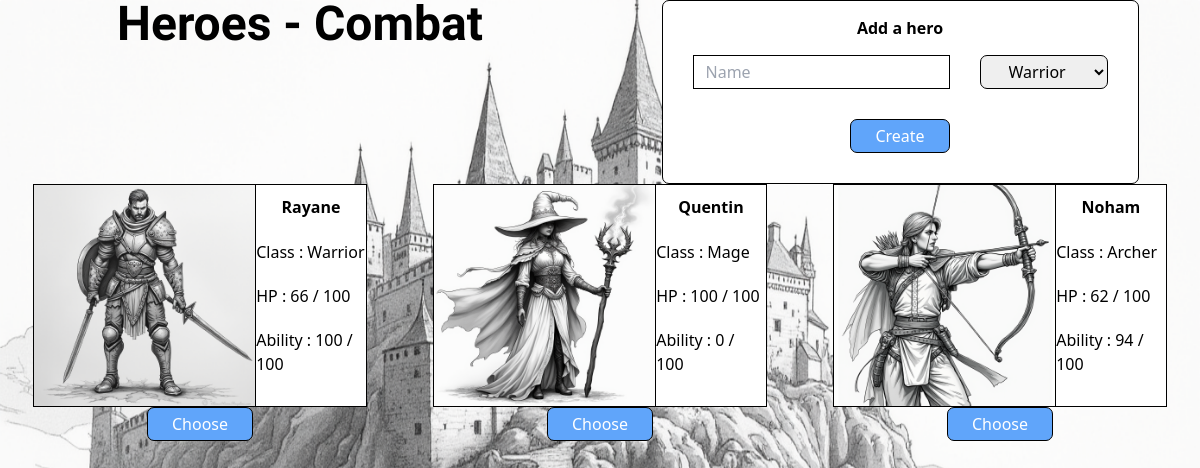
The page / on the database its author committed.
### tables this page shows
CREATE TABLE `heroes` (
  `id` int NOT NULL,
  `name` varchar(255) NOT NULL,
  `health_point` int NOT NULL,
  `class` varchar(255) NOT NULL,
  `special_attack` int NOT NULL
);

### classes/HeroesManager.php (called while the page is built, shortened)
<?php
class HeroesManager
{
    private PDO $db;
    private array $heroes = [];
    public function __construct($db)
    {
        $this->db = $db;
    }
    public function findAllAlive()
    {
        $query = $this->db->prepare('SELECT * FROM heroes WHERE health_point > 0');
        $query->execute();
        $heroes = $query->fetchAll(PDO::FETCH_ASSOC);
        foreach ($heroes as $hero)
        {
            $instance = new $hero['class']($hero['name']);
            $instance->setHealthPoint($hero['health_point']);
            $instance->setId($hero['id']);
            $instance->setSpecialAttack($hero['special_attack']);
            $this->heroes[] = $instance;
        }
        return $this->heroes;
    }
}

### classes/Hero.php (called while the page is built, shortened)
<?php
class Hero
{
    private string $name;
    private int $health_point;
    private string $special_attack;
    private string $class;
    public function __construct($name, $special_attack_type, $class)
    {
        $this->name = $name;
        $this->health_point = 100;
        $this->special_attack = 0;
        $this->class = $class;
    }
    public function getSpecialAttack()
    {
        return $this->special_attack;
    }
    public function getClass()
    {
        return $this->class;
    }
    public function getName()
    {
        return $this->name;
    }
    public function getHealthPoint()
    {
        return $this->health_point;
    }
    public function setHealthPoint($health_point)
    {
        $this->health_point = $health_point;
    }
    public function setSpecialAttack($special_attack)
    {
        $this->special_attack = $special_attack;
    }
}

### index.php (the view, shortened to what this page needs)
<?php
require_once "classes/HeroesManager.php";
require_once "classes/Hero.php";
$db = new PDO('mysql:host=localhost;dbname=poo_combat', 'root', '');
$heroesManager = new HeroesManager($db);
?>
<!DOCTYPE html>
<html lang="en">
<head>
    <link rel="stylesheet" href="css/output.css">
    <link rel="stylesheet" href="css/style.css">
    <link rel="stylesheet" href="css/font.css">
</head>
<body>
    <div class="w-full h-[50vh] flex-row">
        <div class="w-demi-h-full center">
            <span class="title text-5xl">Heroes - Combat</span>
        </div>
        <div class="w-demi-h-full center">
            <form method="post" class="flex-col border rounded-md padding-15 center bg-white">
                <span class="font-semibold">Add a hero</span>
                <div class="flex-row">
                    <input type="text" name="name" placeholder="Name" class="margin-15 input">
                    <select name="class" class="margin-15 btn">
                        <option value="Warrior">Warrior</option>
                    </select>
                </div>
                <input type="submit" value="Create" class="margin-15 w-min btn bg-blue-400 text-white">
            </form>
        </div>
    </div>
    <div class="w-full center flex flex-row flex-wrap">
        <?php foreach ($heroesManager->findAllAlive() as $hero) { ?>
            <div class='h-[50vh] w-1/3 flex flex-col justify-around items-center'>
                <div class='flex flex-row h-4/6 w-5/6 items-stretch border border-black bg-white'>
                    <img src='img/<?php echo $hero->getClass(); ?>.png' class='w-2/3'>
                    <div class='border-l border-black flex flex-col items-center w-1/3 justify-around'>
                        <span class='font-semibold'><?php echo $hero->getName(); ?></span>
                        <div class='flex flex-col'>
                            <span class='mb-5'>Class : <?php echo $hero->getClass(); ?></span>
                            <span class='mb-5'>HP : <?php echo $hero->getHealthPoint(); ?> / 100</span>
                            <span class='mb-5'>Ability : <?php echo $hero->getSpecialAttack(); ?> / 100</span>
                        </div>
                    </div>
                </div>
                <form method='post' action='fight.php'>
                    <button class='btn bg-blue-400 text-white w-min'>Choose</button>
                </form>
            </div>
        <?php } ?>
    </div>
</body>
</html>

### css/style.css (style rules this page uses)
.w-demi-h-full { width: 50%; height: 100%; }
.flex-row { display: flex; flex-direction: row; }
.flex-col { display: flex; flex-direction: column; }
.center { display: flex; justify-content: center; align-items: center; }
.border { border: 1px solid black; }
.padding-15 { padding: 15px; }
.rounded-md { border-radius: 7px; }
.margin-15 { margin: 15px; }
.w-min { width: min-content; }
.title { font-family: "Inknut Antiqua", serif; font-weight: 600; font-style: normal; }

### rows shown on the page
heroes: class (picture), name "Rayane", class "Warrior", health_point "66", special_attack "100"
heroes: class (picture), name "Quentin", class "Mage", health_point "100", special_attack "0"
heroes: class (picture), name "Noham", class "Archer", health_point "62", special_attack "94"
